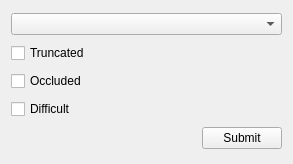
<?xml version="1.0" encoding="UTF-8"?>
<ui version="4.0">
 <class>AnnotationAssistant</class>
 <widget class="QWidget" name="AnnotationAssistant">
  <property name="geometry">
   <rect>
    <x>0</x>
    <y>0</y>
    <width>293</width>
    <height>164</height>
   </rect>
  </property>
  <property name="windowTitle">
   <string>Form</string>
  </property>
  <layout class="QVBoxLayout" name="verticalLayout">
   <item>
    <widget class="QComboBox" name="cbb_labels"/>
   </item>
   <item>
    <widget class="QCheckBox" name="cb_truncated">
     <property name="text">
      <string>Truncated</string>
     </property>
    </widget>
   </item>
   <item>
    <widget class="QCheckBox" name="cb_occluded">
     <property name="text">
      <string>Occluded</string>
     </property>
    </widget>
   </item>
   <item>
    <widget class="QCheckBox" name="cb_difficult">
     <property name="text">
      <string>Difficult</string>
     </property>
    </widget>
   </item>
   <item>
    <layout class="QHBoxLayout" name="horizontalLayout">
     <item>
      <spacer name="horizontalSpacer">
       <property name="orientation">
        <enum>Qt::Horizontal</enum>
       </property>
       <property name="sizeHint" stdset="0">
        <size>
         <width>40</width>
         <height>20</height>
        </size>
       </property>
      </spacer>
     </item>
     <item>
      <widget class="QPushButton" name="pb_submit">
       <property name="text">
        <string>Submit</string>
       </property>
      </widget>
     </item>
    </layout>
   </item>
  </layout>
 </widget>
 <resources/>
 <connections/>
</ui>
